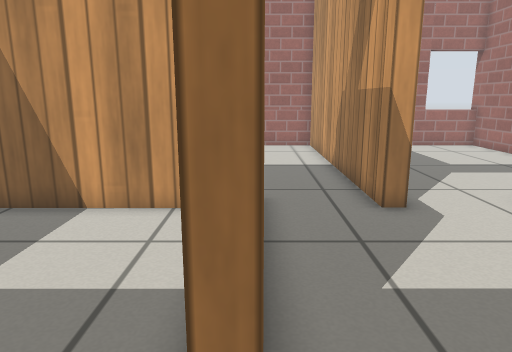
[1] (above)

18 first-person views from a walk through a Gazebo world. The camera is 0.66 m above the floor, tilts 12° down and sees 70° across. The floor is counted in squares, 0.25 m on a side. Each view is taken from the middle of a square. On the plan, view 1 faces up. The plan holds only what a view shows up to about 20 squares ahead; the rest is blank. Simple patterns stand in for the simulator's built-in surfaces.

[2]
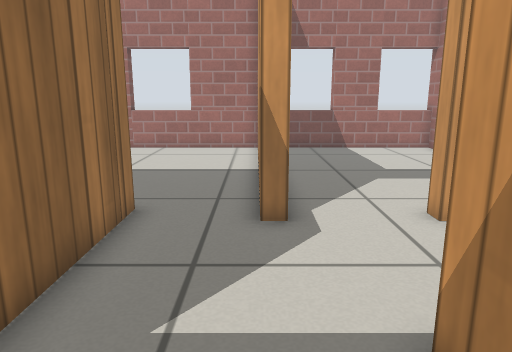

[3]
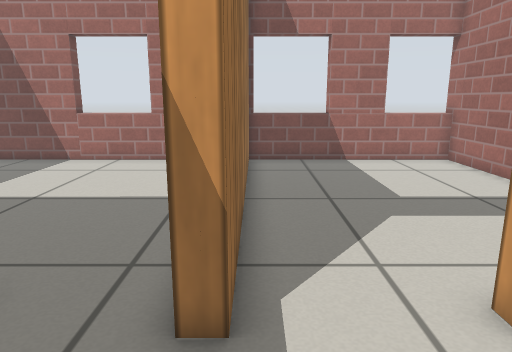

[4]
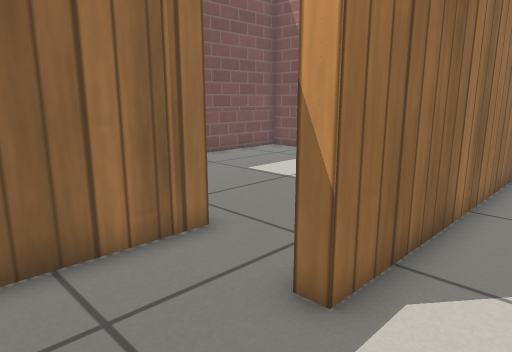

[5]
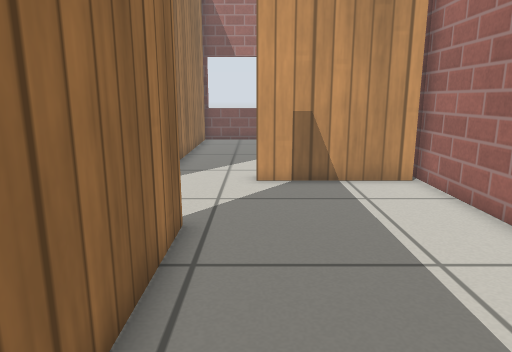

[6]
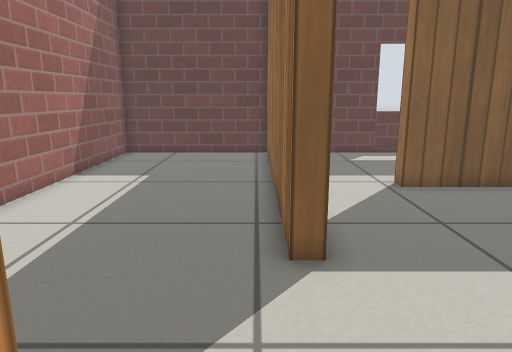

[7]
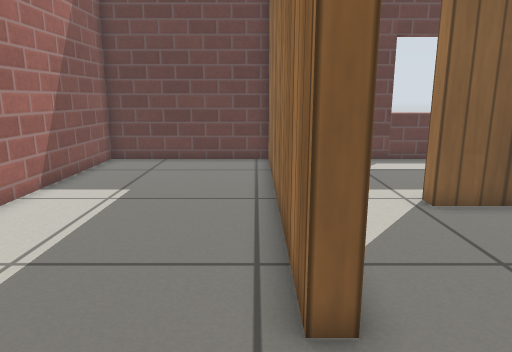

[8]
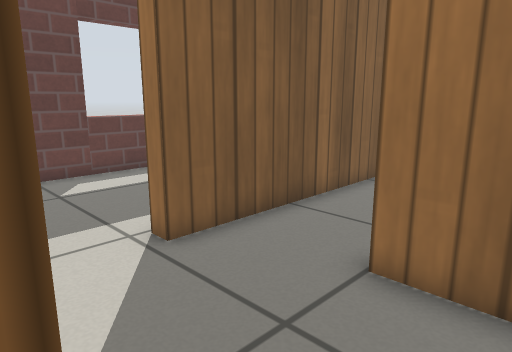

[9]
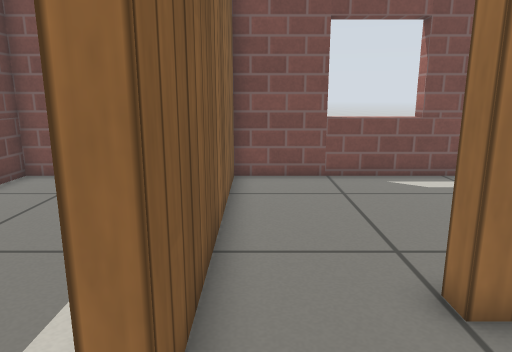

[10]
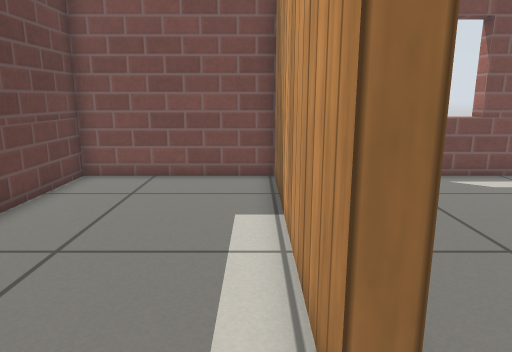

[11]
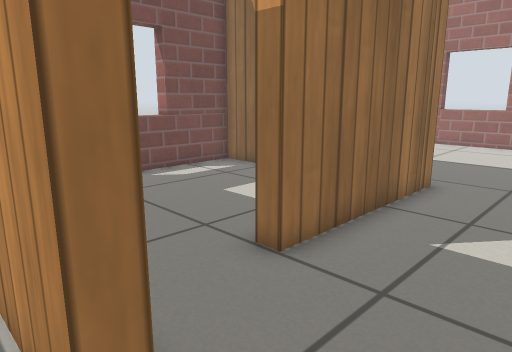

[12]
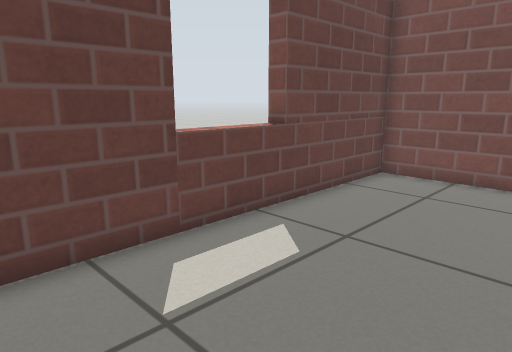

[13]
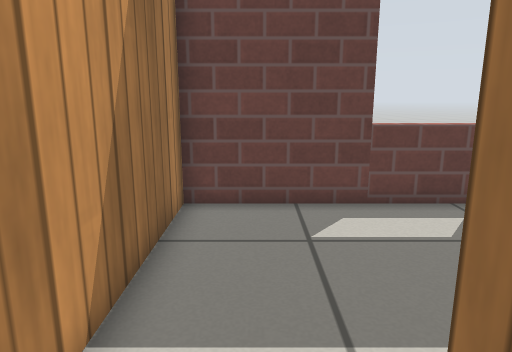

[14]
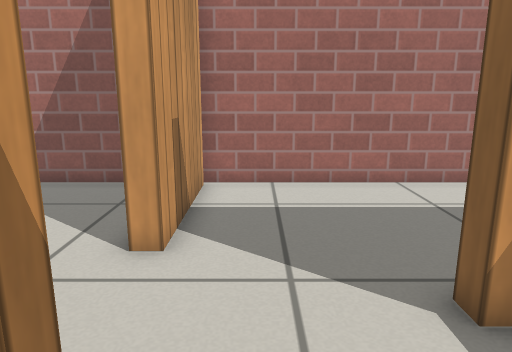

[15]
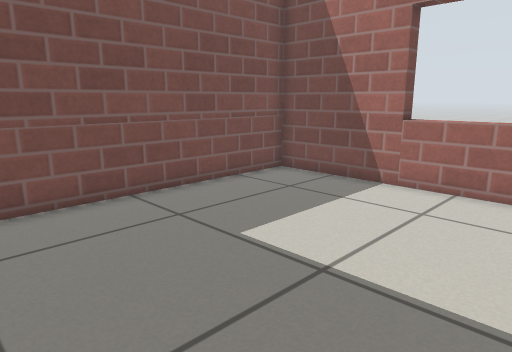

[16]
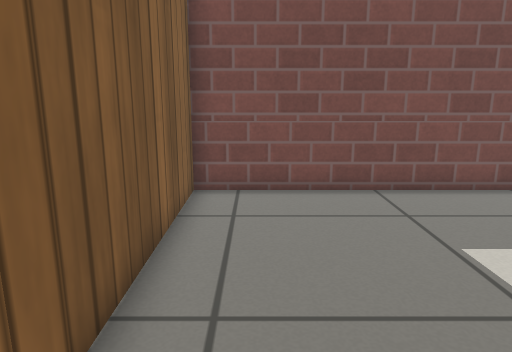

[17]
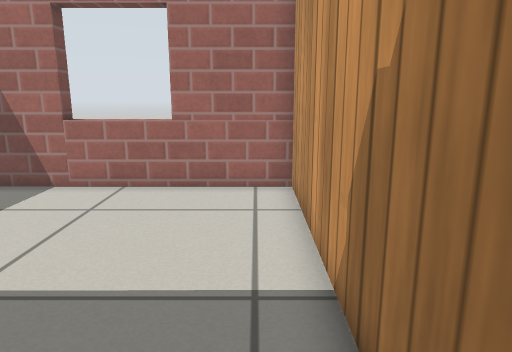

[18]
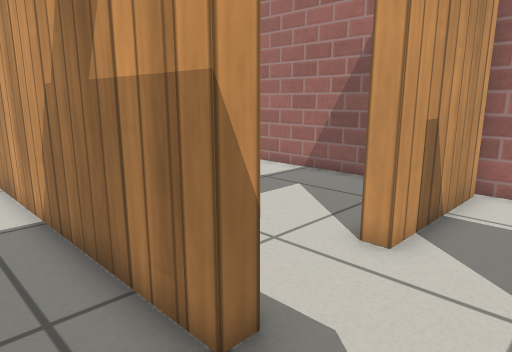

### Floor plan
Points are (right, up) in squares from view 1. A wall is a line through its corners. A room is listed if a view was taken in it or the views show most of it. See-through windows are left out.
Room 1 (views 1, 2, 9, 13)
walls: (4.8, 3.3) (4.8, 4.4); (0.1, 4.5) (0.1, 2.5) (-0.6, 2.5); (-0.4, -0.8) (1.6, -0.8)
ways out: opening at (2.5, 3.5) to room 2; open door at (3.5, -1) to room 5; opening at (0, 1) to room 7
Room 2 (views 3, 14, 18)
walls: (3.7, 8.6) (3.1, 8.6); (0.1, 9.5) (0.1, 4.5)
ways out: opening at (2.5, 3.5) to room 1; opening at (5, 6.5) to room 3; open door at (3.5, 9) to room 4
Room 3 (views 4, 5, 7, 8)
walls: (4.8, 4.4) (5.4, 4.4) (5.4, -8) (12.4, -8) (12.4, 9.4); (12.1, 8.6) (7, 8.6)
ways out: opening at (5, 6.5) to room 2
Room 4 (view 6)
walls: (12.4, 11.1) (12.4, 21.5); (3.7, 19.9) (3.7, 8.6); (12.5, 20.8) (3.6, 20.8)
ways out: open door at (3.5, 9) to room 2
Room 5 (views 10, 11, 12)
walls: (1.6, -1.4) (-8.4, -1.4) (-8.4, -8) (4.8, -8) (4.8, -1.2)
ways out: open door at (3.5, -1) to room 1
Room 6 (views 15, 16, 17)
walls: (-0.6, 9.5) (0.1, 9.5); (3.1, 8.6) (3.1, 20.8) (-8.4, 20.8) (-8.4, 9.2) (-1.1, 9.2)
Room 7 (no view inside)
walls: (-1.7, 8.6) (-8.4, 8.6) (-8.4, -0.8) (-0.4, -0.8)
ways out: opening at (0, 1) to room 1

Positions as (right, up) in squares from view 1, and headings:
1: (0, 0), facing up
2: (3, 1), facing up
3: (4, 5), facing up
4: (6, 5), facing up-left
5: (7, -3), facing up
6: (6, 10), facing down
7: (6, 8), facing down
8: (5, 5), facing down-left
9: (4, 0), facing left
10: (4, -2), facing left
11: (4, -2), facing up-left
12: (4, -2), facing down-left
13: (3, 1), facing down
14: (1, 7), facing right
15: (1, 10), facing up-left
16: (2, 11), facing left
17: (2, 10), facing up
18: (1, 6), facing up-right
